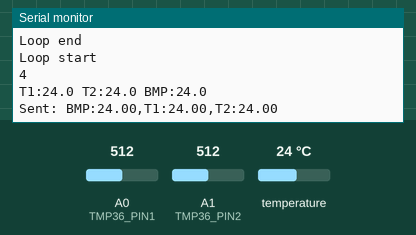
This sketch was run on a simulated Arduino Uno, built with avr-gcc and run on an emulated ATmega328P. Parts: the last lines printed to the serial monitor. Wiring (inferred from the names in the program): BMP280 pressure sensor at I2C address 0x76. Inputs (shaded band) come from the test bench; at power-on: A1 (TMP36_PIN2) = 512, A0 (TMP36_PIN1) = 512, temperature 24 °C. No radio packets arrive unless stated.

Above: at 7.3 s.
7.4 s: A1 (TMP36_PIN2) set to 273
At 7.4 s:
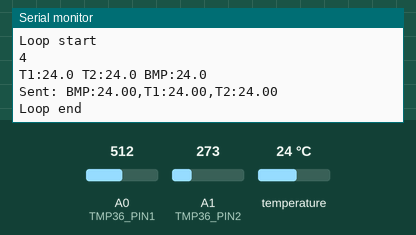
8.9 s: A1 (TMP36_PIN2) set to 242
At 10.1 s:
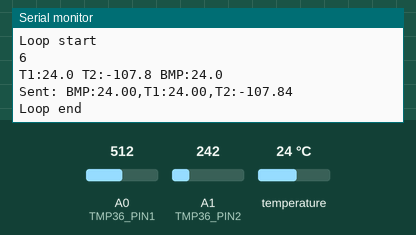
Timing chart, 0 to 11.9 s (numbered marks = the images above; inputs shaded):
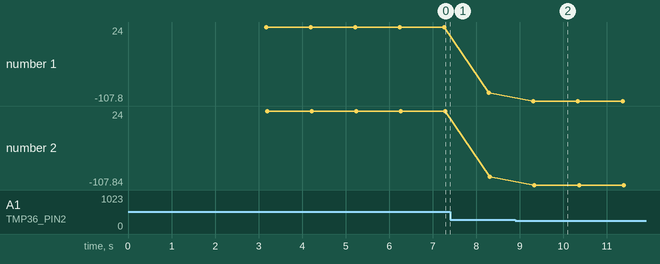

Measured:
- after the input at 8.9 s, the serial monitor: prints a new line after 0.41 s (image 2)
- plotted number 1: 24 → -92.7 after the input at 7.4 s, -92.7 → -107.8 after the input at 8.9 s
- plotted number 2: 24 → -92.7 after the input at 7.4 s, -92.7 → -107.84 after the input at 8.9 s

The sketch:

temp_sender_2.ino
```cpp
#include <SPI.h>
#include <LoRa.h>
#include <Wire.h>
#include <Adafruit_BMP280.h>

// --- LoRa Pin Definitions ---
#define LORA_SS    10
#define LORA_RST   9
#define LORA_DIO0  2

// --- LoRa Frequency ---
// 433E6 for Asia (433MHz), 868E6 for Europe, 915E6 for North America
#define LORA_FREQUENCY 433000000

// --- LoRa Radio Profile (try different profiles if not receiving) ---
// 1: SF7/BW125/CR5 Sync 0x34 (default)
// 2: SF12/BW125/CR5 Sync 0x34 (longer range)
// 3: SF12/BW62.5/CR8 Sync 0x12 (compatibility)

// --- TMP36 Sensor Pin Definitions ---
#define TMP36_PIN1 A0  // First TMP36 sensor
#define TMP36_PIN2 A1  // Second TMP36 sensor

// Create an object for the BMP280 sensor
Adafruit_BMP280 bmp280;
static unsigned long sendSeq = 0;

// Variables to store sensor status
bool bmp280SensorFound = false;
uint8_t bmp280AddressUsed = 0x00;

// --- Low-level I2C helpers to probe BME/BMP chip ID and reset ---
static uint8_t i2cReadRegister(uint8_t i2cAddress, uint8_t reg) {
  Wire.beginTransmission(i2cAddress);
  Wire.write(reg);
  if (Wire.endTransmission(false) != 0) {
    return 0xFF;
  }
  if (Wire.requestFrom(i2cAddress, (uint8_t)1) != 1) {
    return 0xFF;
  }
  return Wire.read();
}

static bool i2cWriteRegister(uint8_t i2cAddress, uint8_t reg, uint8_t value) {
  Wire.beginTransmission(i2cAddress);
  Wire.write(reg);
  Wire.write(value);
  return Wire.endTransmission() == 0;
}

static void softResetBME(uint8_t i2cAddress) {
  // BMP280 reset register 0xE0, reset command 0xB6
  i2cWriteRegister(i2cAddress, 0xE0, 0xB6);
  delay(5);
}

// Calibration offsets for TMP36 sensors
float tmp36Calibration1 = 0.0;  // Offset for TMP36 sensor 1
float tmp36Calibration2 = 0.0;  // Offset for TMP36 sensor 2

// Function to read TMP36 temperature (raw, without calibration)
float readTMP36Raw(int pin) {
  // Read the raw analog value from the sensor (0-1023)
  int sensorVal = analogRead(pin);

  // Convert the raw value to a voltage (0.0V - 5.0V)
  float voltage = (sensorVal / 1024.0) * 5.0;

  // Convert the voltage to temperature in Celsius
  // Formula: Temp C = (Voltage - 0.5) * 100
  float temperatureC = (voltage - 0.5) * 100;

  return temperatureC;
}

// Function to read TMP36 temperature (with calibration applied)
float readTMP36(int pin, float calibrationOffset) {
  float rawTemp = readTMP36Raw(pin);
  return rawTemp + calibrationOffset;
}

void setup() {
  Serial.begin(9600);
  delay(1000); // Give serial time to initialize

  Serial.println("LoRa Temp Transmitter (BMP280)");

  // Initialize I2C
  Wire.begin();
  // Faster I2C can sometimes help with unstable modules; safe for most Arduino boards
//   Wire.setClock(400000);
  delay(1000);

  // Quick I2C scan to help diagnose address and wiring issues
  Serial.println("Scanning I2C bus...");
  uint8_t foundCount = 0;
  for (uint8_t addr = 1; addr < 127; addr++) {
    Wire.beginTransmission(addr);
    uint8_t err = Wire.endTransmission();
    if (err == 0) {
      Serial.print(" - Found device at 0x");
      if (addr < 16) Serial.print('0');
      Serial.println(addr, HEX);
      foundCount++;
    }
  }
  if (foundCount == 0) {
    Serial.println("No I2C devices found. Check SDA/SCL wiring and power.");
  }

  // Initialize the BMP280 sensor (probe both 0x76 and 0x77, read chip ID, soft-reset, then begin)
  const uint8_t candidateAddrs[2] = {0x76, 0x77};
  for (uint8_t i = 0; i < 2 && !bmp280SensorFound; i++) {
    uint8_t addr = candidateAddrs[i];
    // If device ACKs, read chip ID
    Wire.beginTransmission(addr);
    if (Wire.endTransmission() == 0) {
      uint8_t chipId = i2cReadRegister(addr, 0xD0);
      Serial.print("Probing 0x");
      Serial.print(addr, HEX);
      Serial.print(" - Chip ID: 0x");
      Serial.println(chipId, HEX);
      // Perform a soft reset before starting
      softResetBME(addr);
      // Initialize BMP280 driver
      if (bmp280.begin(addr)) {
        bmp280SensorFound = true;
        bmp280AddressUsed = addr;
      }
    }
  }
  if (!bmp280SensorFound) {
    // Final fallback: let library auto-detect
    if (bmp280.begin()) {
      bmp280SensorFound = true;
      bmp280AddressUsed = 0xFF;
    }
  }

  if (bmp280SensorFound) {
    Serial.print("BMP280 initialized at: ");
    if (bmp280AddressUsed == 0xFF) Serial.println("(library default)");
    else {
      Serial.print("0x");
      Serial.println(bmp280AddressUsed, HEX);
    }
  } else {
    Serial.println("BMP280 not found - using TMP36 only");
  }

  // Wait for sensors to stabilize
  delay(1000);

  // Perform calibration based on BMP280 sensor (if available)
  if (bmp280SensorFound) {
    float bmpReferenceTemp = bmp280.readTemperature();
    if (!isnan(bmpReferenceTemp)) {
      float tmp36Raw1 = readTMP36Raw(TMP36_PIN1);
      float tmp36Raw2 = readTMP36Raw(TMP36_PIN2);
      tmp36Calibration1 = bmpReferenceTemp - tmp36Raw1;
      tmp36Calibration2 = bmpReferenceTemp - tmp36Raw2;
      Serial.println("TMP36 calibrated");
    }
  }

  // Initialize LoRa
  LoRa.setPins(LORA_SS, LORA_RST, LORA_DIO0);
  if (!LoRa.begin(LORA_FREQUENCY)) {
    Serial.println("LoRa failed!");
    while (1);
  }

  // Use exact same settings as working test
  LoRa.setTxPower(10, PA_OUTPUT_PA_BOOST_PIN);
  LoRa.setSpreadingFactor(7);
  LoRa.setSignalBandwidth(125E3);
  LoRa.setCodingRate4(1);  // the previous has 5
  // LoRa.setSyncWord(0x34);  // the previous has 0x34
  // Serial.println("Freq:433.00MHz  SF:7  BW:125kHz  CR:1  Sync:0x12");

  // Send test message
  LoRa.beginPacket();
  LoRa.println("TEST:OK");
  LoRa.endPacket();

  Serial.println("LoRa OK");
}

void loop() {
  Serial.println("Loop start");
  Serial.println(sendSeq);

  // Read temperatures from all sensors
  float bmpTemp = 0.0;
  float tmp36Temp1 = readTMP36(TMP36_PIN1, tmp36Calibration1);
  float tmp36Temp2 = readTMP36(TMP36_PIN2, tmp36Calibration2);

  // Read BMP280 temperature if sensor is available
  if (bmp280SensorFound) {
    bmpTemp = bmp280.readTemperature();
    if (isnan(bmpTemp)) {
      bmpTemp = 0.0;
    }
  }

  // Print basic info to Serial
  Serial.print("T1:");
  Serial.print(tmp36Temp1, 1);
  Serial.print(" T2:");
  Serial.print(tmp36Temp2, 1);
  if (bmp280SensorFound) {
    Serial.print(" BMP:");
    Serial.print(bmpTemp, 1);
  }
  Serial.println();

  // Create a data string to send (format: "SEQ:n,BMP:23.45,T1:24.12,T2:25.67")
  String dataString = "BMP:" + String(bmpTemp, 2) +
                      ",T1:" + String(tmp36Temp1, 2) +
                      ",T2:" + String(tmp36Temp2, 2);

  // Send LoRa packet
  LoRa.beginPacket();
  LoRa.print(dataString);
  LoRa.endPacket(true);

  Serial.println("Sent: " + dataString);
  Serial.println("Loop end");
  sendSeq += 1;

  // Wait before sending the next packet
  delay(1000);
}
```
